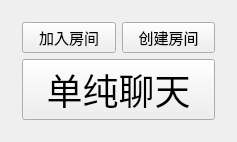
<?xml version="1.0" encoding="UTF-8"?>
<ui version="4.0">
 <class>HallClass</class>
 <widget class="QWidget" name="HallClass">
  <property name="geometry">
   <rect>
    <x>0</x>
    <y>0</y>
    <width>237</width>
    <height>133</height>
   </rect>
  </property>
  <property name="windowTitle">
   <string>Hall</string>
  </property>
  <layout class="QGridLayout" name="gridLayout">
   <item row="0" column="0">
    <widget class="QWidget" name="widget_2" native="true">
     <layout class="QVBoxLayout" name="verticalLayout">
      <item>
       <widget class="QWidget" name="widget" native="true">
        <layout class="QHBoxLayout" name="horizontalLayout">
         <property name="leftMargin">
          <number>0</number>
         </property>
         <property name="topMargin">
          <number>0</number>
         </property>
         <property name="rightMargin">
          <number>0</number>
         </property>
         <property name="bottomMargin">
          <number>0</number>
         </property>
         <item>
          <widget class="QPushButton" name="btnEnter">
           <property name="font">
            <font>
             <pointsize>11</pointsize>
            </font>
           </property>
           <property name="text">
            <string>加入房间</string>
           </property>
          </widget>
         </item>
         <item>
          <widget class="QPushButton" name="createRoom">
           <property name="font">
            <font>
             <pointsize>11</pointsize>
            </font>
           </property>
           <property name="text">
            <string>创建房间</string>
           </property>
          </widget>
         </item>
        </layout>
       </widget>
      </item>
      <item>
       <widget class="QWidget" name="widget_5" native="true">
        <layout class="QGridLayout" name="gridLayout_2">
         <property name="leftMargin">
          <number>0</number>
         </property>
         <property name="topMargin">
          <number>0</number>
         </property>
         <property name="rightMargin">
          <number>0</number>
         </property>
         <property name="bottomMargin">
          <number>0</number>
         </property>
         <item row="0" column="0">
          <widget class="QPushButton" name="singleChat">
           <property name="font">
            <font>
             <pointsize>27</pointsize>
            </font>
           </property>
           <property name="text">
            <string>单纯聊天</string>
           </property>
          </widget>
         </item>
        </layout>
       </widget>
      </item>
     </layout>
    </widget>
   </item>
  </layout>
 </widget>
 <layoutdefault spacing="6" margin="11"/>
 <resources/>
 <connections/>
</ui>
